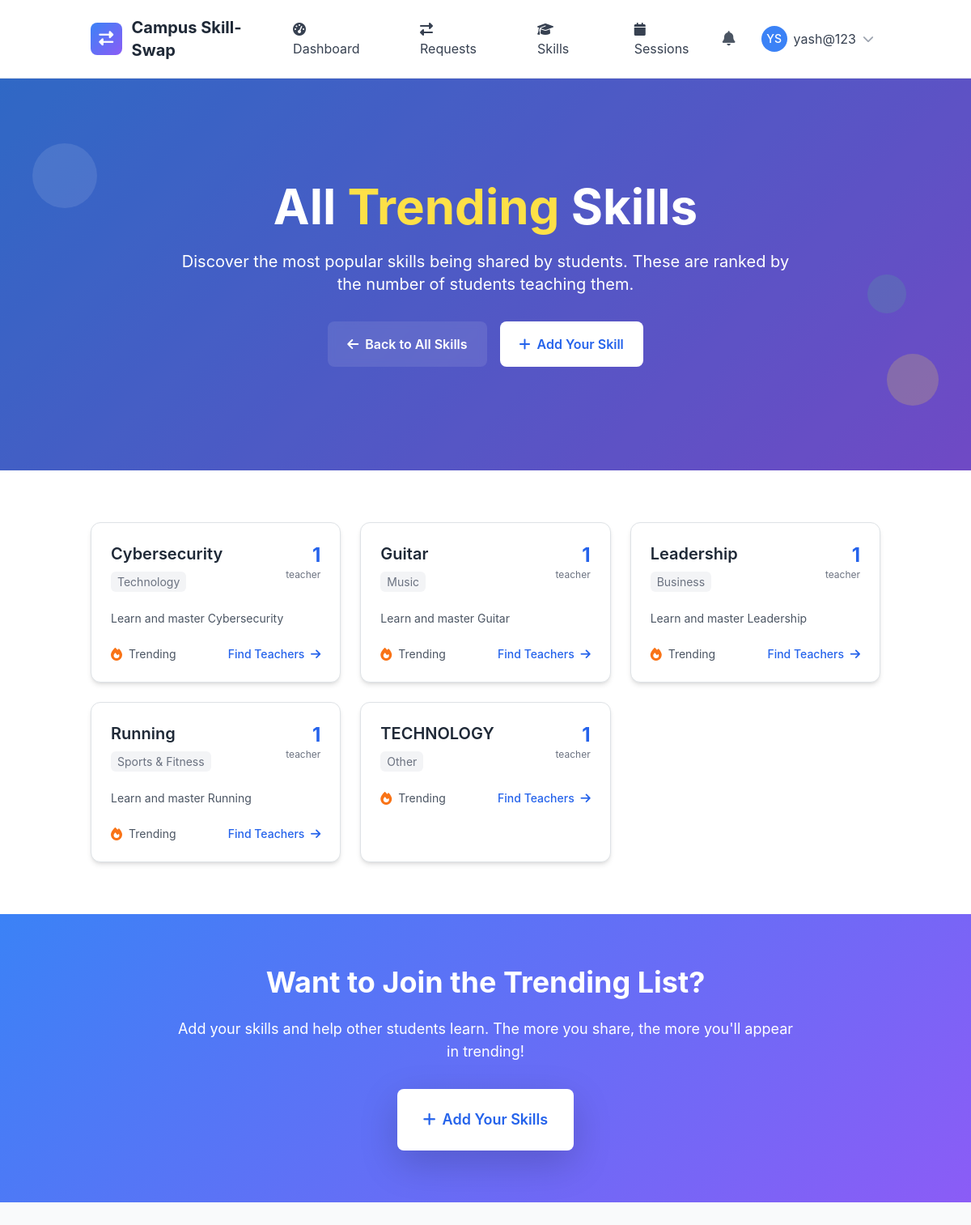
/skills/trending/more/ (signed in), run on the app's committed database.
### skills/models.py (models this page shows, shortened)
class Skill(models.Model):
    name = models.CharField(max_length=100)
    category = models.ForeignKey(SkillCategory, on_delete=models.CASCADE, related_name='skills')
    description = models.TextField(blank=True)
    is_popular = models.BooleanField(default=False)
    created_at = models.DateTimeField(auto_now_add=True)
    updated_at = models.DateTimeField(auto_now=True)
    class Meta:
        ordering = ['category__name', 'name']
        unique_together = ['name', 'category']

class SkillCategory(models.Model):
    name = models.CharField(max_length=100, unique=True)
    description = models.TextField(blank=True)
    icon = models.CharField(max_length=50, blank=True, help_text="CSS icon class")
    color = models.CharField(max_length=7, default='#3B82F6', help_text="Hex color code")
    is_active = models.BooleanField(default=True)
    created_at = models.DateTimeField(auto_now_add=True)
    updated_at = models.DateTimeField(auto_now=True)
    class Meta:
        ordering = ['name']
        verbose_name_plural = "Skill Categories"
        db_table = 'category'

### skills/views.py (the view)
# urls.py: path('trending/more/', views.TrendingSkillsMoreView.as_view(), name='trending_skills_more'),
class TrendingSkillsMoreView(LoginRequiredMixin, ListView):
    model = Skill
    template_name = 'skills/trending_skills_more.html'
    context_object_name = 'trending_skills'
    paginate_by = 20
    def get_queryset(self):
        from django.db.models import Count
        return (Skill.objects
                .filter(category__is_active=True)
                .annotate(offered_count=Count('offered_by_users'))
                .filter(offered_count__gt=0)
                .order_by('-offered_count', 'name'))
    def get_context_data(self, **kwargs):
        context = super().get_context_data(**kwargs)
        context['page_title'] = 'All Trending Skills'
        return context

### templates/skills/trending_skills_more.html (shortened to what this page needs)
{% extends 'base.html' %}
{% load static %}
{% block content %}
<section class="gradient-bg relative overflow-hidden">
    <div class="absolute inset-0 bg-black opacity-20"></div>
    <div class="relative container mx-auto px-4 py-20 lg:py-32">
        <div class="text-center text-white">
            <h1 class="text-4xl lg:text-6xl font-bold mb-6 leading-tight">
                All <span class="text-yellow-300">Trending</span> Skills
            </h1>
            <p class="text-lg lg:text-xl mb-8 max-w-3xl mx-auto">
                Discover the most popular skills being shared by students. These are ranked by the number of students teaching them.
            </p>
            <div class="flex justify-center space-x-4">
                <a href="{% url 'skills:skill_list' %}" class="bg-white/10 backdrop-blur-sm text-white px-6 py-3 rounded-lg font-semibold hover:bg-white/20 transition-all">
                    <i class="fas fa-arrow-left mr-2"></i>Back to All Skills
                </a>
                <a href="{% url 'skills:add_skill' %}" class="bg-white text-blue-600 px-6 py-3 rounded-lg font-semibold hover:bg-gray-100 transition-all">
                    <i class="fas fa-plus mr-2"></i>Add Your Skill
                </a>
            </div>
        </div>
    </div>
    <div class="absolute top-20 left-10 w-20 h-20 bg-white opacity-10 rounded-full animate-bounce"></div>
    <div class="absolute bottom-20 right-10 w-16 h-16 bg-yellow-300 opacity-20 rounded-full animate-pulse"></div>
    <div class="absolute top-1/2 right-20 w-12 h-12 bg-green-400 opacity-15 rounded-full animate-bounce delay-75"></div>
</section>
<section class="py-16 bg-white">
    <div class="container mx-auto px-4">
        {% if trending_skills %}
            <div class="grid grid-cols-1 md:grid-cols-2 lg:grid-cols-3 gap-6">
                {% for skill in trending_skills %}
                    <div class="skill-card bg-white rounded-xl shadow-md p-6 hover:shadow-lg transition-all border">
                        <div class="flex items-start justify-between mb-4">
                            <div class="flex-1">
                                <h3 class="text-xl font-semibold text-gray-800 mb-2">{{ skill.name }}</h3>
                                <span class="text-sm text-gray-500 bg-gray-100 px-2 py-1 rounded">{{ skill.category.name }}</span>
                            </div>
                            <div class="text-right">
                                <div class="text-2xl font-bold text-blue-600">{{ skill.offered_count }}</div>
                                <div class="text-xs text-gray-500">teacher{{ skill.offered_count|pluralize }}</div>
                            </div>
                        </div>
                        {% if skill.description %}
                            <p class="text-gray-600 text-sm mb-4 line-clamp-2">{{ skill.description }}</p>
                        {% endif %}
                        <div class="flex justify-between items-center">
                            <div class="flex items-center space-x-2">
                                <i class="fas fa-fire text-orange-500"></i>
                                <span class="text-sm text-gray-600">Trending</span>
                            </div>
                            <a href="{% url 'skills:skill_list' %}?search={{ skill.name }}" class="text-blue-600 hover:text-blue-800 text-sm font-medium">
                                Find Teachers <i class="fas fa-arrow-right ml-1"></i>
                            </a>
                        </div>
                    </div>
                {% endfor %}
            </div>
        {% endif %}
    </div>
</section>
<section class="gradient-bg py-16">
    <div class="container mx-auto px-4 text-center">
        <div class="max-w-3xl mx-auto text-white">
            <h2 class="text-3xl lg:text-4xl font-bold mb-6">
                Want to Join the Trending List?
            </h2>
            <p class="text-lg mb-8">
                Add your skills and help other students learn. The more you share, the more you'll appear in trending!
            </p>
            <a href="{% url 'skills:add_skill' %}"
               class="bg-white text-blue-600 px-8 py-4 rounded-lg font-semibold text-lg hover:bg-gray-100 transition-all transform hover:scale-105 shadow-lg inline-block">
                <i class="fas fa-plus mr-2"></i>Add Your Skills
            </a>
        </div>
    </div>
</section>
{% endblock %}

### templates/base.html (shortened to what this page needs)
{% load static %}
<!DOCTYPE html>
<html lang="en" class="h-full">
<head>
    <script src="https://cdn.tailwindcss.com"></script>
    <link href="https://cdn.jsdelivr.net/npm/bootstrap@5.3.2/dist/css/bootstrap.min.css" rel="stylesheet">
    <link rel="stylesheet" href="https://cdnjs.cloudflare.com/ajax/libs/font-awesome/6.5.1/css/all.min.css">
</head>
<body class="bg-gray-50 h-full">
    <nav class="bg-white shadow-lg border-b">
        <div class="container mx-auto px-4">
            <div class="flex justify-between items-center py-3">
                <div class="flex items-center space-x-3">
                    <div class="w-10 h-10 gradient-bg rounded-lg flex items-center justify-center">
                        <i class="fas fa-exchange-alt text-white text-lg"></i>
                    </div>
                    <a href="{% url 'core:home' %}" class="text-xl font-bold text-gray-800 hover:text-blue-600 transition-colors">
                        Campus Skill-Swap
                    </a>
                </div>
                <div class="hidden md:flex items-center space-x-6">
                    {% if user.is_authenticated %}
                        <a href="{% url 'core:dashboard' %}" class="nav-link px-3 py-2 text-gray-700 hover:text-blue-600 transition-colors">
                            <i class="fas fa-tachometer-alt mr-2"></i>Dashboard
                        </a>
                        <a href="{% url 'core:requests' %}" class="nav-link px-3 py-2 text-gray-700 hover:text-blue-600 transition-colors">
                            <i class="fas fa-exchange-alt mr-2"></i>Requests
                        </a>
                        <a href="{% url 'skills:skill_list' %}" class="nav-link px-3 py-2 text-gray-700 hover:text-blue-600 transition-colors">
                            <i class="fas fa-graduation-cap mr-2"></i>Skills
                        </a>
                        <a href="{% url 'skill_sessions:session_management' %}" class="nav-link px-3 py-2 text-gray-700 hover:text-blue-600 transition-colors">
                            <i class="fas fa-calendar mr-2"></i>Sessions
                        </a>
                    {% endif %}
                </div>
                <div class="flex items-center space-x-4">
                    {% if user.is_authenticated %}
                        <div class="relative">
                            <button id="notificationBtn" class="relative p-2 text-gray-600 hover:text-blue-600 transition-colors">
                                <i class="fas fa-bell text-lg"></i>
                            </button>
                        </div>
                        <div class="relative">
                            <button id="userMenuBtn" class="flex items-center space-x-2 p-2 rounded-lg hover:bg-gray-100 transition-colors">
                                {% if user.profile.profile_picture %}
                                    <img src="{{ user.profile.profile_picture.url }}" alt="Profile" class="w-8 h-8 rounded-full">
                                {% else %}
                                    <div class="w-8 h-8 bg-blue-500 rounded-full flex items-center justify-center">
                                        <span class="text-white text-sm font-medium">{{ user.first_name|first|upper }}{{ user.last_name|first|upper }}</span>
                                    </div>
                                {% endif %}
                                <span class="hidden md:block text-gray-700">{{ user.username}}</span>
                                <i class="fas fa-chevron-down text-gray-400 text-sm"></i>
                            </button>
                        </div>
                    {% endif %}
                </div>
            </div>
        </div>
    </nav>
    <main class="min-h-screen">
        {% block content %}{% endblock %}
    </main>
</body>
</html>

### templates/base.html (style rules this page uses)
:root { --primary-color: #3B82F6; --secondary-color: #10B981; --accent-color: #8B5CF6; --warning-color: #F59E0B; --danger-color: #EF4444; }
body { font-family: 'Inter', -apple-system, BlinkMacSystemFont, sans-serif; }
.gradient-bg { background: linear-gradient(135deg, var(--primary-color) 0%, var(--accent-color) 100%); }
.skill-card { transition: all 0.3s ease; border: 1px solid #e5e7eb; }

### templates/skills/trending_skills_more.html (style rules this page uses)
.line-clamp-2 { display: -webkit-box; -webkit-line-clamp: 2; -webkit-box-orient: vertical; overflow: hidden; }

### data on the page
Skill: name "Cybersecurity", category.name "Technology", offered_count "1", description "Learn and master Cybersecurity"
Skill: name "Guitar", category.name "Music", offered_count "1", description "Learn and master Guitar"
Skill: name "Leadership", category.name "Business", offered_count "1", description "Learn and master Leadership"
Skill: name "Running", category.name "Sports & Fitness", offered_count "1", description "Learn and master Running"
Skill: name "TECHNOLOGY", category.name "Other", offered_count "1"

### other printed values
{{ user.first_name|first|upper }} "Y"
{{ user.last_name|first|upper }} "S"
{{ user.username }} "yash@123"
